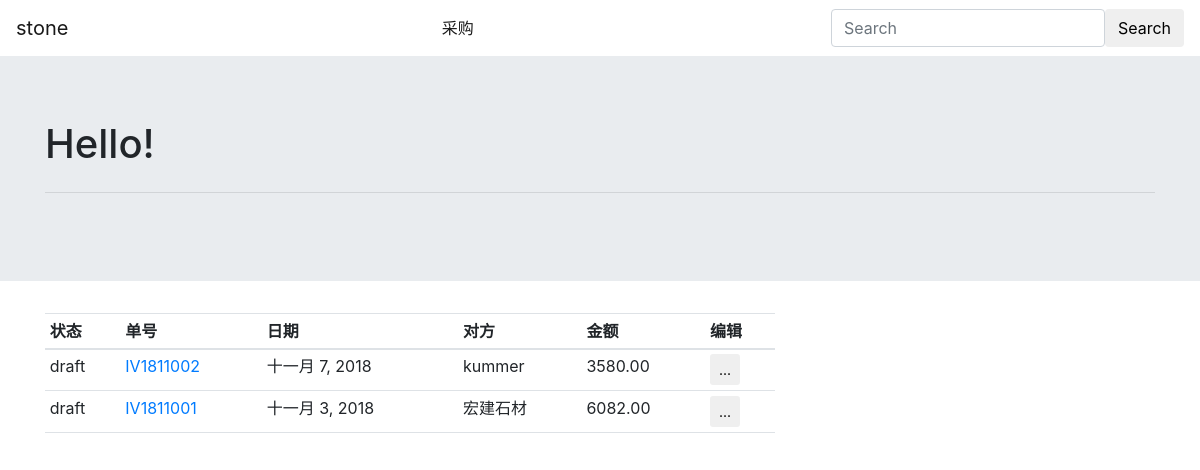
The app's page /invoice/ with its own data.
### invoice/models.py (models this page shows, shortened)
class Invoice(models.Model):
    state = models.CharField('状态', max_length=10, choices=STATE_CHOICES, default='draft')
    order = OrderField(order_str='IV', max_length=26, default='New', db_index=True, verbose_name='订单号码')
    created = models.DateTimeField('创建时间', auto_now_add=True)
    updated = models.DateTimeField('更新时间', auto_now=True)
    from_order = models.ManyToManyField('OrderInvoiceThrough', verbose_name='对应订单', related_name='to_invoice')
    date = models.DateField('日期')
    due_date = models.DateField('到期日', blank=True, null=True)
    partner = models.ForeignKey('partner.Partner', on_delete=models.SET_NULL, null=True, blank=True,
                                verbose_name='对方', related_name='%(class)s_partner')
    entry = models.ForeignKey('auth.User', on_delete=models.CASCADE, related_name='%(class)s_entry', verbose_name='登记')
    usage = models.CharField('款项用途', choices=USAGE_CHOICES, null=False, max_length=20, default='货款')
    type = models.CharField('支付/收款', choices=TYPE_CHOICES, null=False, max_length=2, default='-1')
    is_paid = models.BooleanField('付讫', default=False)
    comments = GenericRelation('comment.Comment')
    class Meta:
        verbose_name = '账单'
        ordering = ('-created',)
    def get_amount(self):
        return Decimal('{0:.2f}'.format(sum(item.get_amount() for item in self.items.all())))
    def get_absolute_url(self):
        return reverse('invoice_detail', args=[self.id])

class InvoiceItem(models.Model):
    order = models.ForeignKey('Invoice', on_delete=models.CASCADE, related_name='items', verbose_name='账单', null=True,
                              blank=True)
    item = models.CharField('项目', max_length=200)
    quantity = models.DecimalField('数量', max_digits=8, decimal_places=2)
    price = models.DecimalField('单价', max_digits=8, decimal_places=2)
    class Meta:
        verbose_name = '账单项'
    def get_amount(self):
        return Decimal('{0:.2f}'.format(self.quantity * self.price))

### partner/models.py (models this page shows, shortened)
class Partner(models.Model):
    name = models.CharField('名称', max_length=30, null=False, blank=False)
    is_company = models.BooleanField('公司', default=False)
    type = models.CharField('伙伴类型', choices=PARTNER_TYPE_CHOICES, max_length=20,
                            default='customer')
    phone = models.CharField('联系电话', max_length=20)
    sex = models.CharField('性别', choices=(('male', '先生'), ('female', '女士')), null=True, blank=True, max_length=10)
    province = models.ForeignKey('Province', verbose_name='省份', null=True, blank=True, on_delete=models.SET_NULL)
    city = models.ForeignKey('City', verbose_name='城市', null=True, blank=True, on_delete=models.SET_NULL)
    created = models.DateField('创建日期', auto_now_add=True)
    updated = models.DateTimeField('更新时间', auto_now=True)
    entry = models.ForeignKey(User, related_name='%(class)s_entry',
                              verbose_name='登记人', on_delete=models.SET_NULL, null=True, blank=True)
    is_activate = models.BooleanField('启用', default=True)
    class Meta:
        verbose_name = '伙伴资料'
        unique_together = ['phone', 'name']
    def __str__(self):
        if self.is_company:
            return '{}'.format(self.name)
        else:
            return '{} {}'.format(self.name, self.get_title())

### invoice/views.py (the view)
# urls.py: path('', views.InvoiceListView.as_view(), name='invoice_list'),
class InvoiceListView(ListView):
    model = Invoice
    template_name = 'invoice/list.html'

### invoice/templates/invoice/list.html (shortened to what this page needs)
{% extends "base.html" %}
{% load crispy_forms_tags %}
{% block content %}
            <table class="table table-sm">
                <thead>
                <tr>
                    <th>状态</th>
                    <th>单号</th>
                    <th>日期</th>
                    <th>对方</th>
                    <th>金额</th>
                    <th>编辑</th>
                </tr>
                </thead>
                <tbody>
                                {% for object in object_list %}
                    <tr id="block_list_tr">
                        <td>{{ object.state }}</td>
                        <td><a href="{{ object.get_absolute_url }}">{{ object.order }}</a></td>
                        <td>{{ object.date }}</td>
                        <td>{{ object.partner }}</td>
                        <td>{{ object.get_amount }}</td>
                        <td>
                            <div class="dropdown">
                                <button type="button" class="btn btn-sm " data-toggle="dropdown"
                                        aria-haspopup="true" aria-expanded="false">
                                    ...
                                </button>
                            </div>
                        </td>
                    </tr>
                                {% endfor %}
                </tbody>
                <tfoot>
                <tr>
                    <td></td>
                    <td></td>
                    <td></td>
                    <td></td>
                    <td></td>
                    <td></td>
                </tr>
                </tfoot>
            </table>
{% endblock %}

### records on screen
Invoice: state "draft", order "IV1811002", date "十一月 7, 2018", partner "kummer", get_amount "3580.00"
Invoice: state "draft", order "IV1811001", date "十一月 3, 2018", partner "宏建石材", get_amount "6082.00"
